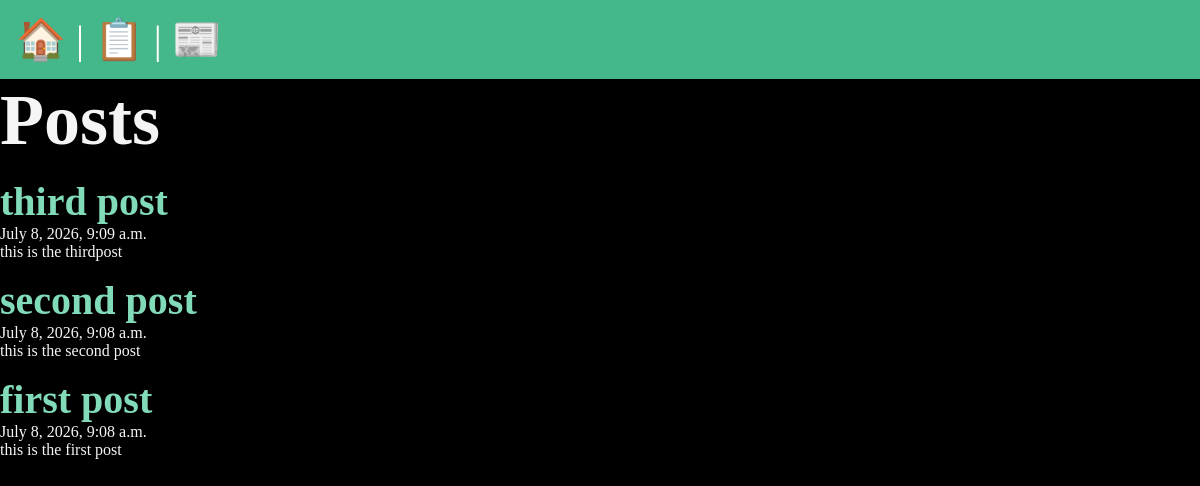
The app's page /posts/, older data.
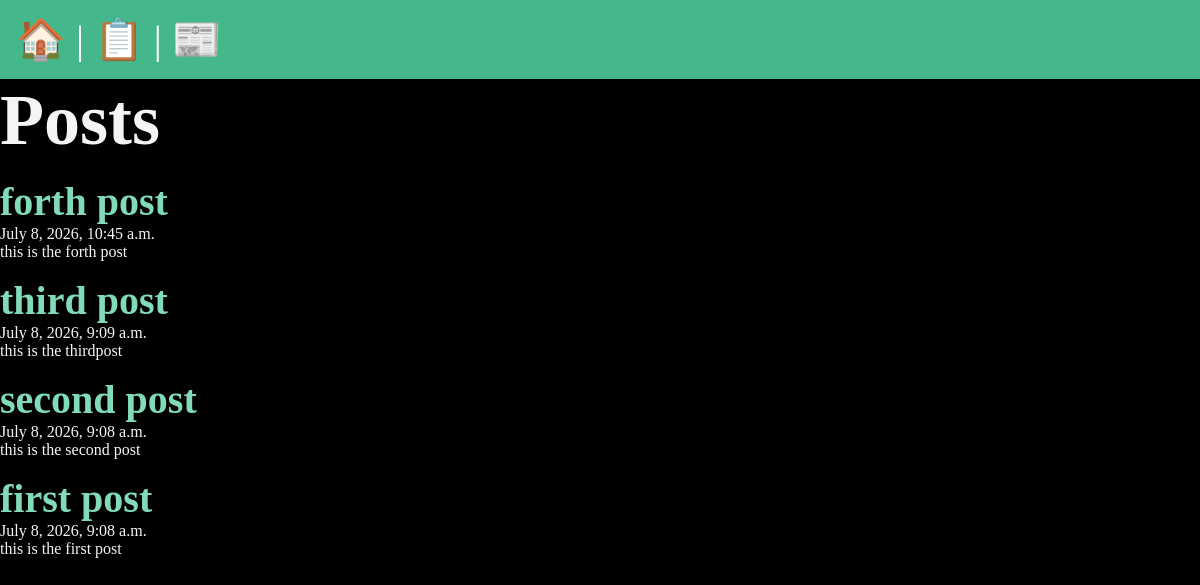
The same page, newer data.
### posts/models.py (models this page shows, shortened)
class Post(models.Model):
    title = models.CharField(max_length=75)
    body = models.TextField()
    slug = models.SlugField()
    date = models.DateTimeField(auto_now_add=True)
    banner = models.ImageField(default="fallback.png", blank=True)

### posts/views.py (the view)
# urls.py: path("", views.posts_list, name="posts_list"),
def posts_list(request):
    posts = Post.objects.all().order_by("-date")
    return render(request, "posts/posts_list.html", {"posts": posts})

### posts/templates/posts/posts_list.html (shortened to what this page needs)
{% extends "layout.html" %}
{% block content %}
    <section>
        <h1>Posts</h1>
        {% for post in posts %}
            <article class="post">
                <h2>
                    <a href="{% url "post_page" slug=post.slug %}">
                        {{post.title}}
                    </a>
                </h2>
                <p>{{post.date}}</p>
                <p>{{post.body}}</p>
            </article>
        {% endfor %}
    </section>
{% endblock content %}

### templates/layout.html (shortened to what this page needs)
<!DOCTYPE html>
{% load static %}
<html lang="en">
<head>
    <link rel="stylesheet" href="{% static "css/style.css" %}">
</head>
<body>
    <nav>
        <a href="/">🏠</a> |
        <a href="/about">📋</a> |
        <a href="{% url "posts_list" %}">📰</a>
    </nav>
    {% block content %}
    {% endblock content %}
</body>
</html>

### static/css/style.css (style rules this page uses)
* { margin: 0; padding: 0; box-sizing: border-box; }
body { min-height: 100vh; background-color: black; color: whitesmoke; font-size: 3rem; }
nav { padding: 1rem; background-color: #44B78B; color: white; font-size: 2.5rem; }
section { display: flex; flex-flow: column; gap: 1rem; }
h2 { font-size: 2.5rem; }
p { font-size: 1rem; }
a { text-decoration: none; color: #81dbb8; }

Row changes from the older to the newer data that the page shows:
added Post: title "forth post", date "July 8, 2026, 10:45 a.m.", body "this is the forth post"
